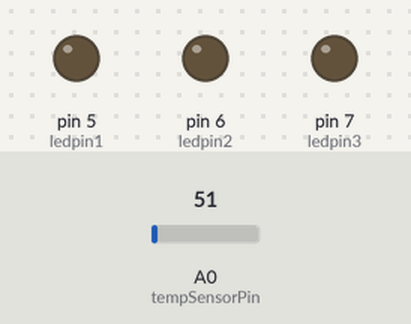
This sketch was run on a simulated Arduino Uno, built with avr-gcc and run on an emulated ATmega328P. On the bench: output pins drawn as LEDs (lit = HIGH). The inputs (shaded band) are chosen by the test bench; at power-on: A0 (tempSensorPin) = 51. What the sketch prints to the serial monitor is not drawn.

Above: at 3.8 s.
3.9 s: A0 (tempSensorPin) set to 64
7.8 s: A0 (tempSensorPin) set to 72
At 9.3 s:
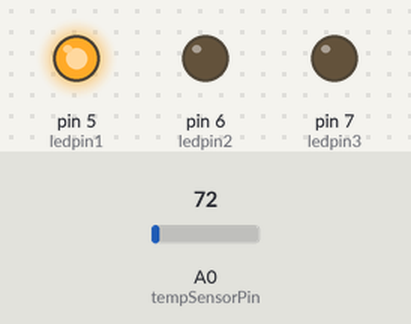
11.7 s: A0 (tempSensorPin) set to 61
At 12.8 s:
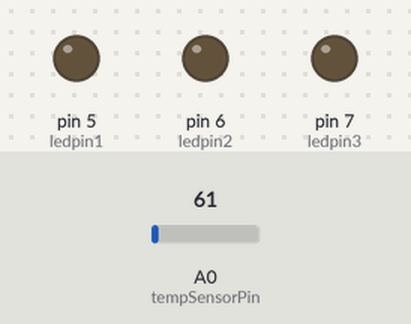
15.6 s: A0 (tempSensorPin) set to 71
At 18.6 s:
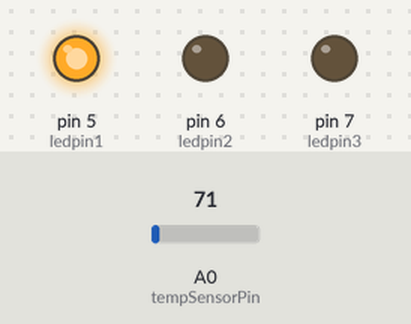
Timing chart, 0 to 20.1 s (numbered marks = the images above; inputs shaded):
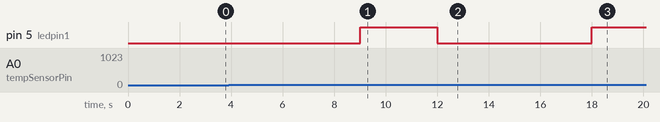

The sketch:

glorious_crift_albar1.ino
```cpp
int tempSensorPin = A0;
int ledpin1=5;
int ledpin2=6;
int ledpin3=7;

const float temperatureThreshold1 = 2.0;
const float temperatureThreshold2 = 5.0;
const float temperatureThreshold3 = 10.0;

void setup() {
  // put your setup code here, to run once:
Serial.begin(9600);
pinMode(ledpin1,OUTPUT);
pinMode(ledpin2,OUTPUT);
pinMode(ledpin3,OUTPUT);
}

void loop() {

 int sensorValue = analogRead(tempSensorPin);

 float temperature = sensorValue*(3.0/1023.0)*10;

 Serial.print("Temperature: ");
Serial.print(temperature);
Serial.print("C");

if (temperature > temperatureThreshold1)
{
  digitalWrite(ledpin1,HIGH);
  delay(1000);
  }
  else
  {
    digitalWrite(ledpin1,LOW);
    delay(1000);
    }
if (temperature > temperatureThreshold2)
{
  digitalWrite(ledpin2,HIGH);
  delay(1000);
  }
  else
  {
    digitalWrite(ledpin2,LOW);
    delay(1000);
    }
if (temperature > temperatureThreshold3)
{
  digitalWrite(ledpin3,HIGH);
  delay(1000);
  }
  else
  {
    digitalWrite(ledpin3,LOW);
    delay(1000);
    }
}
```

Measured:
- the behaviour switches between 68 and 69 on A0 (tempSensorPin) (found by bisection; images 0 and 1)
- after the input at 3.9 s, every drawn part: stays the same
- after the input at 7.8 s, pin 5 (ledpin1): LOW → HIGH after 1.2 s
- after the input at 11.7 s, pin 5 (ledpin1): HIGH → LOW after 0.30 s
- after the input at 15.6 s, pin 5 (ledpin1): LOW → HIGH after 2.4 s
